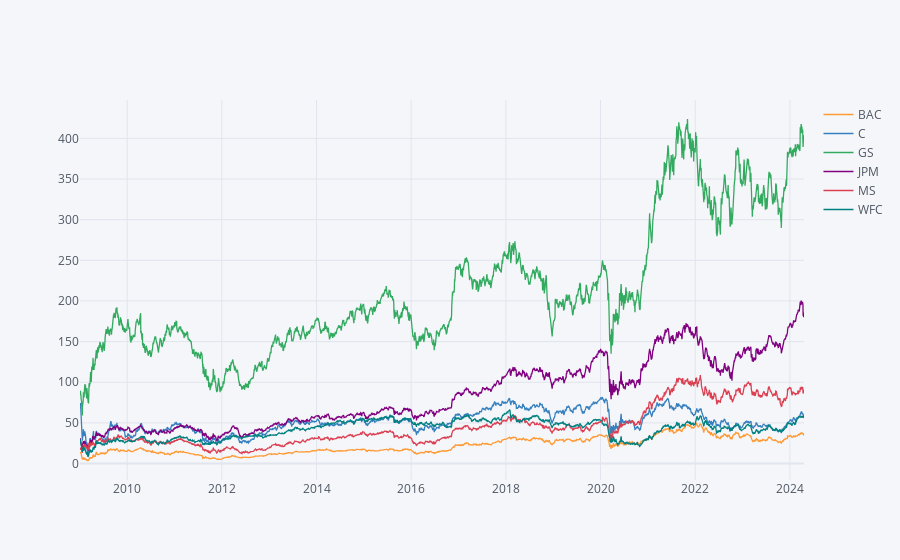

Notebook cell for this chart:
### Code cell
bank_stocks.xs(key='Close',axis=1,level='Stock Info').iplot()

### Figure 1 — Plotly figure (JSON) as saved in the notebook; plotly's stock layout.template omitted (floating-point values rounded to 4 significant figures; data arrays with more than 128 entries replaced by an {"elided": "..."} marker saying what was removed)
{"data": [{"line": {"color": "rgba(255, 153, 51, 1.0)", "dash": "solid", "shape": "linear", "width": 1.3}, "mode": "lines", "name": "BAC", "text": "", "x": {"elided": "3850 str values"}, "y": {"elided": "3850 float values"}, "type": "scatter"}, {"line": {"color": "rgba(55, 128, 191, 1.0)", "dash": "solid", "shape": "linear", "width": 1.3}, "mode": "lines", "name": "C", "text": "", "x": {"elided": "3850 str values"}, "y": {"elided": "3850 float values"}, "type": "scatter"}, {"line": {"color": "rgba(50, 171, 96, 1.0)", "dash": "solid", "shape": "linear", "width": 1.3}, "mode": "lines", "name": "GS", "text": "", "x": {"elided": "3850 str values"}, "y": {"elided": "3850 float values"}, "type": "scatter"}, {"line": {"color": "rgba(128, 0, 128, 1.0)", "dash": "solid", "shape": "linear", "width": 1.3}, "mode": "lines", "name": "JPM", "text": "", "x": {"elided": "3850 str values"}, "y": {"elided": "3850 float values"}, "type": "scatter"}, {"line": {"color": "rgba(219, 64, 82, 1.0)", "dash": "solid", "shape": "linear", "width": 1.3}, "mode": "lines", "name": "MS", "text": "", "x": {"elided": "3850 str values"}, "y": {"elided": "3850 float values"}, "type": "scatter"}, {"line": {"color": "rgba(0, 128, 128, 1.0)", "dash": "solid", "shape": "linear", "width": 1.3}, "mode": "lines", "name": "WFC", "text": "", "x": {"elided": "3850 str values"}, "y": {"elided": "3850 float values"}, "type": "scatter"}], "layout": {"legend": {"bgcolor": "#F5F6F9", "font": {"color": "#4D5663"}}, "paper_bgcolor": "#F5F6F9", "plot_bgcolor": "#F5F6F9", "title": {"font": {"color": "#4D5663"}}, "xaxis": {"gridcolor": "#E1E5ED", "showgrid": true, "tickfont": {"color": "#4D5663"}, "title": {"font": {"color": "#4D5663"}, "text": ""}, "zerolinecolor": "#E1E5ED", "type": "date", "range": ["2009-01-02", "2024-04-19"], "autorange": true}, "yaxis": {"gridcolor": "#E1E5ED", "showgrid": true, "tickfont": {"color": "#4D5663"}, "title": {"font": {"color": "#4D5663"}, "text": ""}, "zerolinecolor": "#E1E5ED", "type": "linear", "range": [-20.23, 447.2], "autorange": true}, "autosize": true}}
